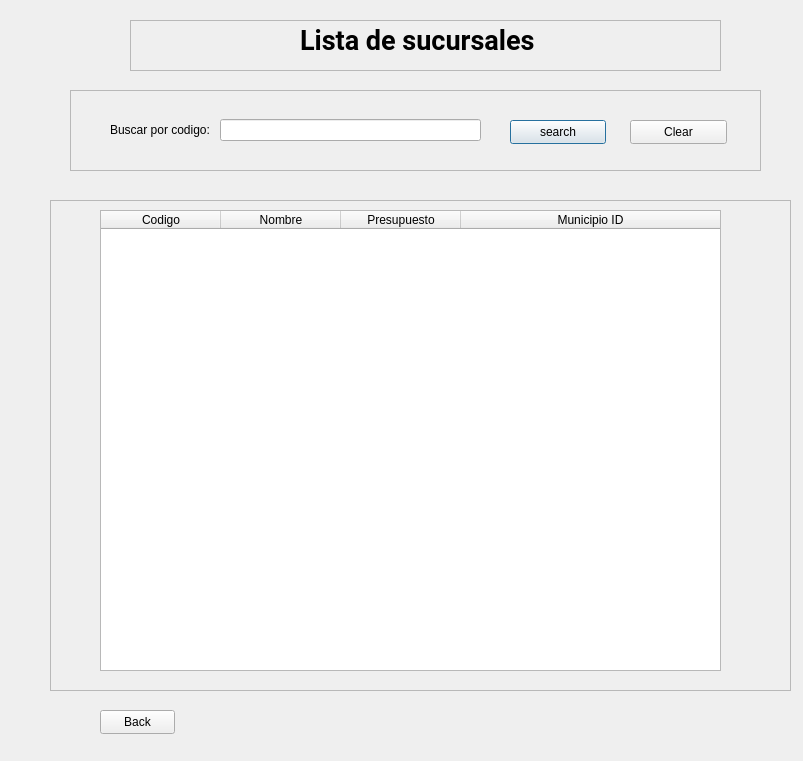
<?xml version="1.0" encoding="UTF-8"?>
<ui version="4.0">
 <class>Dialog</class>
 <widget class="QDialog" name="Dialog">
  <property name="geometry">
   <rect>
    <x>0</x>
    <y>0</y>
    <width>803</width>
    <height>761</height>
   </rect>
  </property>
  <property name="windowTitle">
   <string>Dialog</string>
  </property>
  <widget class="QFrame" name="info_frame">
   <property name="geometry">
    <rect>
     <x>70</x>
     <y>90</y>
     <width>691</width>
     <height>81</height>
    </rect>
   </property>
   <property name="frameShape">
    <enum>QFrame::Shape::StyledPanel</enum>
   </property>
   <property name="frameShadow">
    <enum>QFrame::Shadow::Raised</enum>
   </property>
   <widget class="QWidget" name="layoutWidget">
    <property name="geometry">
     <rect>
      <x>40</x>
      <y>10</y>
      <width>381</width>
      <height>61</height>
     </rect>
    </property>
    <layout class="QGridLayout" name="gridLayout">
     <property name="rightMargin">
      <number>10</number>
     </property>
     <property name="horizontalSpacing">
      <number>10</number>
     </property>
     <property name="verticalSpacing">
      <number>15</number>
     </property>
     <item row="0" column="1">
      <widget class="QLineEdit" name="lineEditCodigo"/>
     </item>
     <item row="0" column="0">
      <widget class="QLabel" name="label_2">
       <property name="text">
        <string>Buscar por codigo:</string>
       </property>
      </widget>
     </item>
    </layout>
   </widget>
   <widget class="QPushButton" name="search_btn">
    <property name="geometry">
     <rect>
      <x>440</x>
      <y>30</y>
      <width>96</width>
      <height>24</height>
     </rect>
    </property>
    <property name="text">
     <string>search</string>
    </property>
   </widget>
   <widget class="QPushButton" name="clear_btn">
    <property name="geometry">
     <rect>
      <x>560</x>
      <y>30</y>
      <width>97</width>
      <height>24</height>
     </rect>
    </property>
    <property name="text">
     <string>Clear</string>
    </property>
   </widget>
  </widget>
  <widget class="QFrame" name="frame_2">
   <property name="geometry">
    <rect>
     <x>130</x>
     <y>20</y>
     <width>591</width>
     <height>51</height>
    </rect>
   </property>
   <property name="frameShape">
    <enum>QFrame::Shape::StyledPanel</enum>
   </property>
   <property name="frameShadow">
    <enum>QFrame::Shadow::Raised</enum>
   </property>
   <widget class="QLabel" name="label">
    <property name="geometry">
     <rect>
      <x>170</x>
      <y>0</y>
      <width>261</width>
      <height>41</height>
     </rect>
    </property>
    <property name="font">
     <font>
      <family>Roboto</family>
      <pointsize>20</pointsize>
      <bold>true</bold>
     </font>
    </property>
    <property name="text">
     <string>Lista de sucursales</string>
    </property>
   </widget>
  </widget>
  <widget class="QFrame" name="result_frame">
   <property name="geometry">
    <rect>
     <x>50</x>
     <y>200</y>
     <width>741</width>
     <height>491</height>
    </rect>
   </property>
   <property name="focusPolicy">
    <enum>Qt::FocusPolicy::NoFocus</enum>
   </property>
   <property name="frameShape">
    <enum>QFrame::Shape::StyledPanel</enum>
   </property>
   <property name="frameShadow">
    <enum>QFrame::Shadow::Raised</enum>
   </property>
   <widget class="QTableWidget" name="tableWidget">
    <property name="geometry">
     <rect>
      <x>50</x>
      <y>10</y>
      <width>621</width>
      <height>461</height>
     </rect>
    </property>
    <property name="focusPolicy">
     <enum>Qt::FocusPolicy::NoFocus</enum>
    </property>
    <property name="showGrid">
     <bool>false</bool>
    </property>
    <attribute name="horizontalHeaderMinimumSectionSize">
     <number>50</number>
    </attribute>
    <attribute name="horizontalHeaderDefaultSectionSize">
     <number>120</number>
    </attribute>
    <attribute name="horizontalHeaderStretchLastSection">
     <bool>true</bool>
    </attribute>
    <attribute name="verticalHeaderVisible">
     <bool>false</bool>
    </attribute>
    <column>
     <property name="text">
      <string>Codigo</string>
     </property>
    </column>
    <column>
     <property name="text">
      <string>Nombre</string>
     </property>
    </column>
    <column>
     <property name="text">
      <string>Presupuesto</string>
     </property>
    </column>
    <column>
     <property name="text">
      <string>Municipio ID</string>
     </property>
    </column>
   </widget>
  </widget>
  <widget class="QPushButton" name="back_btn">
   <property name="geometry">
    <rect>
     <x>100</x>
     <y>710</y>
     <width>75</width>
     <height>24</height>
    </rect>
   </property>
   <property name="text">
    <string>Back</string>
   </property>
  </widget>
 </widget>
 <resources/>
 <connections/>
</ui>
